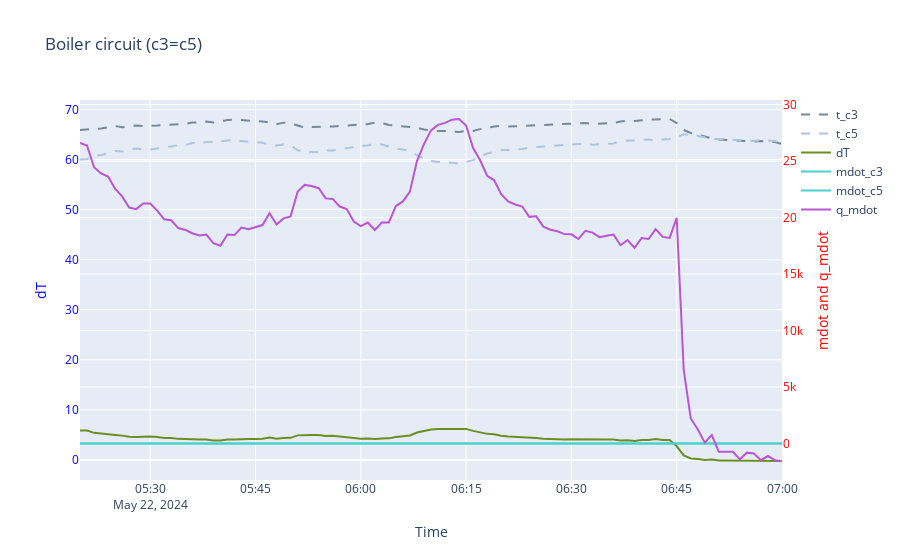

Write notebook code for a chart like this one.
### Code cell
####### Energie im Tank Boiler

###  GROUP 3: B -> warmes wasser geht in c3 rein und fliesst in c5 raus

#    c3 = c5
gr_35_list = [c3_df[1], c5_df[1]]

gr_35 = pd.concat((df.iloc[::freq5][:num_steps+1] for df in gr_35_list), axis = 1)
gr_35["mdot"] = gr_35["mdot_c3"] - gr_35["mdot_c5"]
gr_35["dT"] = gr_35["t_c3"] - gr_35["t_c5"]
gr_35["mdot"] = gr_35["mdot_c3"]
gr_35["q_mdot"] = gr_35["dT"] * gr_35["mdot"] *cp


# Creating the plot
fig = go.Figure()

# Adding dT line
fig.add_trace(go.Scatter(
    x=gr_35.index,
    y=gr_35["t_c3"],
    name="t_c3",
    yaxis="y1",
    line=dict(color="lightslategray", dash='dash')
))

fig.add_trace(go.Scatter(
    x=gr_35.index,
    y=gr_35["t_c5"],
    name="t_c5",
    yaxis="y1",
    line=dict(color="lightsteelblue", dash='dash')
))

fig.add_trace(go.Scatter(
    x=gr_35.index,
    y=gr_35["dT"],
    name="dT",
    yaxis="y1",
    line=dict(color="olivedrab")
))

# Adding mdot line
fig.add_trace(go.Scatter(
    x=gr_35.index,
    y=gr_35["mdot_c3"],
    name="mdot_c3",
    yaxis="y2",
    line=dict(color="mediumturquoise")
))

fig.add_trace(go.Scatter(
    x=gr_35.index,
    y=gr_35["mdot_c5"],
    name="mdot_c5",
    yaxis="y2",
    line=dict(color="mediumturquoise")
))


# Adding q_mdot line
fig.add_trace(go.Scatter(
    x=gr_35.index,
    y=gr_35["q_mdot"],
    name="q_mdot",
    yaxis="y2",  # Using the same y-axis as mdot for demonstration
    line=dict(color="mediumorchid")
))

# Updating layout for the dual y-axis
fig.update_layout(
    title="Boiler circuit (c3=c5)",
    xaxis_title="Time",
    yaxis=dict(
        title="dT",
        titlefont=dict(color="blue"),
        tickfont=dict(color="blue"),
        anchor="x",
        side="left"
    ),
    yaxis2=dict(
        title="mdot and q_mdot",
        titlefont=dict(color="red"),
        tickfont=dict(color="red"),
        overlaying="y",
        anchor="x",
        side="right"
    )
)

# Show the plot
fig.show()
